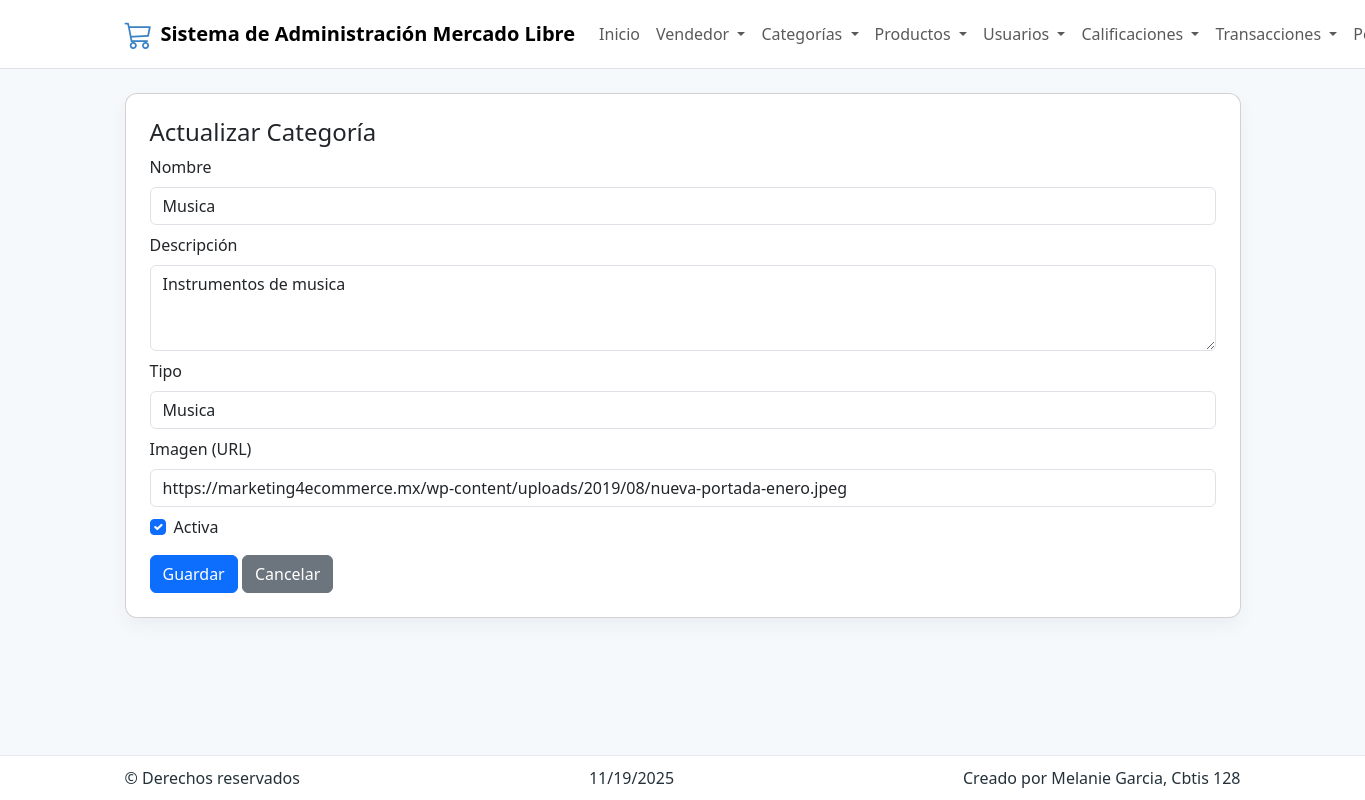
The page /categoria/actualizar/1/ on the database its author committed.
### app_MercadoLibre/models.py (models this page shows, shortened)
class Categoria(models.Model):
    id_categoria = models.AutoField(primary_key=True, unique=True)
    nombre = models.CharField(max_length=100)
    descripcion = models.TextField()
    tipo = models.CharField(max_length=50)
    fecha_creacion = models.DateField(auto_now_add=True)
    activa = models.BooleanField(default=True)
    img_url = models.URLField(max_length=254, blank=True, null=True)

### app_MercadoLibre/views.py (the view)
# urls.py: path("categoria/actualizar/<int:id_categoria>/", views.actualizar_categoria, name="actualizar_categoria"),
def actualizar_categoria(request, id_categoria):
    categoria = get_object_or_404(Categoria, id_categoria=id_categoria)
    return render(request, "categoria/actualizar_categoria.html", {"categoria": categoria})

### app_MercadoLibre/templates/categoria/actualizar_categoria.html (shortened to what this page needs)
{% extends "base.html" %}
{% block content %}
<div class="card card-soft p-4">
  <h4>Actualizar Categoría</h4>
  <form method="post" action="{% url 'realizar_actualizacion_categoria' categoria.id_categoria %}">
    <div class="mb-2">
      <label class="form-label">Nombre</label>
      <input type="text" name="nombre" class="form-control" value="{{ categoria.nombre }}">
    </div>
    <div class="mb-2">
      <label class="form-label">Descripción</label>
      <textarea name="descripcion" class="form-control" rows="3">{{ categoria.descripcion }}</textarea>
    </div>
    <div class="mb-2">
      <label class="form-label">Tipo</label>
      <input type="text" name="tipo" class="form-control" value="{{ categoria.tipo }}">
    </div>
    <div class="mb-2">
      <label class="form-label">Imagen (URL)</label>
      <input type="url" name="img_url" class="form-control" value="{{ categoria.img_url }}">
    </div>
    <div class="form-check mb-2">
      <input class="form-check-input" type="checkbox" id="activa" name="activa" {% if categoria.activa %}checked{% endif %}>
      <label class="form-check-label" for="activa">Activa</label>
    </div>
    <button class="btn btn-primary mt-2">Guardar</button>
    <a href="{% url 'ver_categoria' %}" class="btn btn-secondary mt-2">Cancelar</a>
  </form>
</div>
{% endblock %}

### app_MercadoLibre/templates/base.html (style rules this page uses)
:root { --primary-soft: #f6f9fc; --accent: #5b9bd5; --accent-2: #7dd3c7; --muted:#6c7a89; --card-bg: #ffffff; }
body { background: var(--primary-soft); color:#24313a; padding-bottom:80px; }
.card-soft { border-radius:12px; box-shadow: 0 8px 18px rgba(24,39,60,0.05); }

### rows shown on the page
Categoria: nombre "Musica", descripcion "Instrumentos de musica", tipo "Musica", img_url "https://marketing4ecommerce.mx/wp-content/uploads/2019/08/nueva-portada-enero.jpeg", activa "☑"
